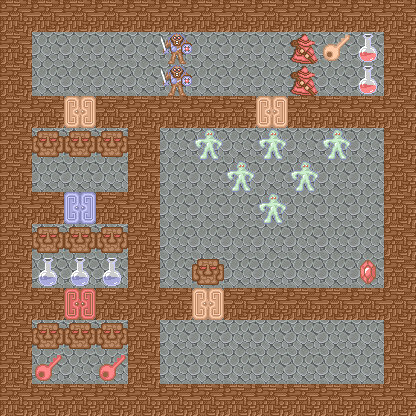

Below is a game level as drawn by its tile map, then a one-line description and the .tmx file that defines it, in full:
An orthogonal 13x13 tile map with 32x32 px tiles, 5 tile layers (floor, wall, enemy, door, ...), 4 tilesets and 3 objects (2x teleport, npc).

<map version="1.0" tiledversion="1.1.5" orientation="orthogonal" renderorder="right-down" width="13" height="13" tilewidth="32" tileheight="32" infinite="0" nextobjectid="4">
 <tileset firstgid="1" source="terrain.tsx" />
 <tileset firstgid="3" source="enemy.tsx" />
 <tileset firstgid="259" source="door.tsx" />
 <tileset firstgid="275" source="item.tsx" />
 <layer name="floor" width="13" height="13">
  <data encoding="csv">
1,1,1,1,1,1,1,1,1,1,1,1,1,
1,1,1,1,1,1,1,1,1,1,1,1,1,
1,1,1,1,1,1,1,1,1,1,1,1,1,
1,1,1,1,1,1,1,1,1,1,1,1,1,
1,1,1,1,1,1,1,1,1,1,1,1,1,
1,1,1,1,1,1,1,1,1,1,1,1,1,
1,1,1,1,1,1,1,1,1,1,1,1,1,
1,1,1,1,1,1,1,1,1,1,1,1,1,
1,1,1,1,1,1,1,1,1,1,1,1,1,
1,1,1,1,1,1,1,1,1,1,1,1,1,
1,1,1,1,1,1,1,1,1,1,1,1,1,
1,1,1,1,1,1,1,1,1,1,1,1,1,
1,1,1,1,1,1,1,1,1,1,1,1,1
</data>
 </layer>
 <layer name="wall" width="13" height="13">
  <data encoding="csv">
2,2,2,2,2,2,2,2,2,2,2,2,2,
2,0,0,0,0,0,0,0,0,0,0,0,2,
2,0,0,0,0,0,0,0,0,0,0,0,2,
2,2,0,2,2,2,2,2,0,2,2,2,2,
2,0,0,0,2,0,0,0,0,0,0,0,2,
2,0,0,0,2,0,0,0,0,0,0,0,2,
2,2,0,2,2,0,0,0,0,0,0,0,2,
2,0,0,0,2,0,0,0,0,0,0,0,2,
2,0,0,0,2,0,0,0,0,0,0,0,2,
2,2,0,2,2,2,0,2,2,2,2,2,2,
2,0,0,0,2,0,0,0,0,0,0,0,2,
2,0,0,0,2,0,0,0,0,0,0,0,2,
2,2,2,2,2,2,2,2,2,2,2,2,2
</data>
 </layer>
 <layer name="enemy" width="13" height="13">
  <data encoding="csv">
0,0,0,0,0,0,0,0,0,0,0,0,0,
0,0,0,0,0,71,0,0,0,63,0,0,0,
0,0,0,0,0,71,0,0,0,63,0,0,0,
0,0,0,0,0,0,0,0,0,0,0,0,0,
0,75,75,75,0,0,79,0,79,0,79,0,0,
0,0,0,0,0,0,0,79,0,79,0,0,0,
0,0,0,0,0,0,0,0,79,0,0,0,0,
0,75,75,75,0,0,0,0,0,0,0,0,0,
0,0,0,0,0,0,75,0,0,0,0,0,0,
0,0,0,0,0,0,0,0,0,0,0,0,0,
0,75,75,75,0,0,0,0,0,0,0,0,0,
0,0,0,0,0,0,0,0,0,0,0,0,0,
0,0,0,0,0,0,0,0,0,0,0,0,0
</data>
 </layer>
 <layer name="door" width="13" height="13">
  <data encoding="csv">
0,0,0,0,0,0,0,0,0,0,0,0,0,
0,0,0,0,0,0,0,0,0,0,0,0,0,
0,0,0,0,0,0,0,0,0,0,0,0,0,
0,0,259,0,0,0,0,0,259,0,0,0,0,
0,0,0,0,0,0,0,0,0,0,0,0,0,
0,0,0,0,0,0,0,0,0,0,0,0,0,
0,0,260,0,0,0,0,0,0,0,0,0,0,
0,0,0,0,0,0,0,0,0,0,0,0,0,
0,0,0,0,0,0,0,0,0,0,0,0,0,
0,0,261,0,0,0,259,0,0,0,0,0,0,
0,0,0,0,0,0,0,0,0,0,0,0,0,
0,0,0,0,0,0,0,0,0,0,0,0,0,
0,0,0,0,0,0,0,0,0,0,0,0,0
</data>
 </layer>
 <layer name="item" width="13" height="13">
  <data encoding="csv">
0,0,0,0,0,0,0,0,0,0,0,0,0,
0,0,0,0,0,0,0,0,0,0,291,279,0,
0,0,0,0,0,0,0,0,0,0,0,279,0,
0,0,0,0,0,0,0,0,0,0,0,0,0,
0,0,0,0,0,0,0,0,0,0,0,0,0,
0,0,0,0,0,0,0,0,0,0,0,0,0,
0,0,0,0,0,0,0,0,0,0,0,0,0,
0,0,0,0,0,0,0,0,0,0,0,0,0,
0,280,280,280,0,0,0,0,0,0,0,275,0,
0,0,0,0,0,0,0,0,0,0,0,0,0,
0,0,0,0,0,0,0,0,0,0,0,0,0,
0,293,0,293,0,0,0,0,0,0,0,0,0,
0,0,0,0,0,0,0,0,0,0,0,0,0
</data>
 </layer>
 <objectgroup name="object">
  <object id="1" type="teleport" x="32" y="32" width="32" height="32">
   <properties>
    <property name="heroTileCoordX" type="int" value="2" />
    <property name="heroTileCoordY" type="int" value="1" />
    <property name="image" value="down_floor.png" />
    <property name="targetMap" value="12" />
   </properties>
  </object>
  <object id="2" type="teleport" x="352" y="352" width="32" height="32">
   <properties>
    <property name="heroTileCoordX" type="int" value="10" />
    <property name="heroTileCoordY" type="int" value="11" />
    <property name="image" value="up_floor.png" />
    <property name="targetMap" value="14" />
   </properties>
  </object>
  <object id="3" name="SwordMessage" type="npc" x="64" y="352" width="32" height="32">
   <properties>
    <property name="image" value="enemy.png" />
    <property name="message" value="Thank you for saving me, hero. But no one could leave the tower which is under Dark Lord's control. Don't try to fight with him. Without the Infinity Sword, no one could take damage to him. The sword is hiden in a secret floor where normal stairs can't get to. A fierce knight called Happy Wind Man also guards there. Be careful!" />
    <property name="name" value="Princess" />
    <property name="rectX" value="0" />
    <property name="rectY" value="32*26" />
   </properties>
  </object>
 </objectgroup>
</map>
